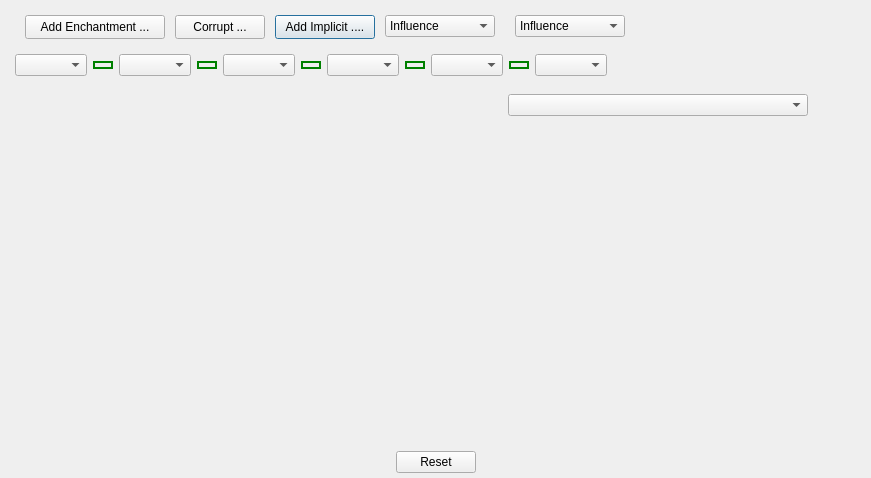
<?xml version="1.0" encoding="UTF-8"?>
<ui version="4.0">
 <class>CraftItems</class>
 <widget class="QDialog" name="CraftItems">
  <property name="geometry">
   <rect>
    <x>0</x>
    <y>0</y>
    <width>871</width>
    <height>478</height>
   </rect>
  </property>
  <property name="windowTitle">
   <string>Dialog</string>
  </property>
  <layout class="QVBoxLayout" name="verticalLayout" stretch="1,5,1">
   <property name="spacing">
    <number>2</number>
   </property>
   <property name="leftMargin">
    <number>5</number>
   </property>
   <property name="topMargin">
    <number>5</number>
   </property>
   <property name="rightMargin">
    <number>5</number>
   </property>
   <property name="bottomMargin">
    <number>5</number>
   </property>
   <item>
    <widget class="QFrame" name="frame_Controls">
     <property name="minimumSize">
      <size>
       <width>650</width>
       <height>0</height>
      </size>
     </property>
     <property name="frameShape">
      <enum>QFrame::NoFrame</enum>
     </property>
     <property name="frameShadow">
      <enum>QFrame::Raised</enum>
     </property>
     <widget class="QWidget" name="widget" native="true">
      <property name="geometry">
       <rect>
        <x>10</x>
        <y>40</y>
        <width>620</width>
        <height>40</height>
       </rect>
      </property>
      <property name="minimumSize">
       <size>
        <width>620</width>
        <height>0</height>
       </size>
      </property>
      <layout class="QHBoxLayout" name="horizontalLayout">
       <item>
        <widget class="QComboBox" name="combo_Socket1"/>
       </item>
       <item>
        <widget class="QCheckBox" name="check_Connector1">
         <property name="sizePolicy">
          <sizepolicy hsizetype="Fixed" vsizetype="Fixed">
           <horstretch>0</horstretch>
           <verstretch>0</verstretch>
          </sizepolicy>
         </property>
         <property name="maximumSize">
          <size>
           <width>20</width>
           <height>16</height>
          </size>
         </property>
         <property name="toolTip">
          <string>Click to (dis)connect these sockets</string>
         </property>
         <property name="styleSheet">
          <string notr="true">QCheckBox::indicator:unchecked {
border : 2px solid red;
width : 4px;
height : 16px;
padding : 5px;
}

QCheckBox::indicator:checked {
border : 2px solid green;
width : 16px;
height : 4px;
}
</string>
         </property>
         <property name="text">
          <string>-</string>
         </property>
         <property name="checked">
          <bool>true</bool>
         </property>
        </widget>
       </item>
       <item>
        <widget class="QComboBox" name="combo_Socket2"/>
       </item>
       <item>
        <widget class="QCheckBox" name="check_Connector2">
         <property name="minimumSize">
          <size>
           <width>0</width>
           <height>0</height>
          </size>
         </property>
         <property name="maximumSize">
          <size>
           <width>20</width>
           <height>16</height>
          </size>
         </property>
         <property name="toolTip">
          <string>Click to (dis)connect these sockets</string>
         </property>
         <property name="styleSheet">
          <string notr="true">QCheckBox::indicator:unchecked {
border : 2px solid red;
width : 4px;
height : 16px;
padding : 5px;
}

QCheckBox::indicator:checked {
border : 2px solid green;
width : 16px;
height : 4px;
}
</string>
         </property>
         <property name="text">
          <string>-</string>
         </property>
         <property name="checked">
          <bool>true</bool>
         </property>
        </widget>
       </item>
       <item>
        <widget class="QComboBox" name="combo_Socket3"/>
       </item>
       <item>
        <widget class="QCheckBox" name="check_Connector3">
         <property name="minimumSize">
          <size>
           <width>0</width>
           <height>0</height>
          </size>
         </property>
         <property name="maximumSize">
          <size>
           <width>20</width>
           <height>16</height>
          </size>
         </property>
         <property name="toolTip">
          <string>Click to (dis)connect these sockets</string>
         </property>
         <property name="styleSheet">
          <string notr="true">QCheckBox::indicator:unchecked {
border : 2px solid red;
width : 4px;
height : 16px;
padding : 5px;
}

QCheckBox::indicator:checked {
border : 2px solid green;
width : 16px;
height : 4px;
}
</string>
         </property>
         <property name="text">
          <string>-</string>
         </property>
         <property name="checked">
          <bool>true</bool>
         </property>
        </widget>
       </item>
       <item>
        <widget class="QComboBox" name="combo_Socket4"/>
       </item>
       <item>
        <widget class="QCheckBox" name="check_Connector4">
         <property name="minimumSize">
          <size>
           <width>0</width>
           <height>0</height>
          </size>
         </property>
         <property name="maximumSize">
          <size>
           <width>20</width>
           <height>16</height>
          </size>
         </property>
         <property name="toolTip">
          <string>Click to (dis)connect these sockets</string>
         </property>
         <property name="styleSheet">
          <string notr="true">QCheckBox::indicator:unchecked {
border : 2px solid red;
width : 4px;
height : 16px;
padding : 5px;
}

QCheckBox::indicator:checked {
border : 2px solid green;
width : 16px;
height : 4px;
}
</string>
         </property>
         <property name="text">
          <string>-</string>
         </property>
         <property name="checked">
          <bool>true</bool>
         </property>
        </widget>
       </item>
       <item>
        <widget class="QComboBox" name="combo_Socket5"/>
       </item>
       <item>
        <widget class="QCheckBox" name="check_Connector5">
         <property name="minimumSize">
          <size>
           <width>0</width>
           <height>0</height>
          </size>
         </property>
         <property name="maximumSize">
          <size>
           <width>20</width>
           <height>16</height>
          </size>
         </property>
         <property name="toolTip">
          <string>Click to (dis)connect these sockets</string>
         </property>
         <property name="styleSheet">
          <string notr="true">QCheckBox::indicator:unchecked {
border : 2px solid red;
width : 4px;
height : 16px;
padding : 5px;
}

QCheckBox::indicator:checked {
border : 2px solid green;
width : 16px;
height : 4px;
}
</string>
         </property>
         <property name="text">
          <string>-</string>
         </property>
         <property name="checked">
          <bool>true</bool>
         </property>
        </widget>
       </item>
       <item>
        <widget class="QComboBox" name="combo_Socket6"/>
       </item>
       <item>
        <spacer name="hspacer_sockets">
         <property name="orientation">
          <enum>Qt::Horizontal</enum>
         </property>
         <property name="sizeHint" stdset="0">
          <size>
           <width>40</width>
           <height>20</height>
          </size>
         </property>
        </spacer>
       </item>
      </layout>
     </widget>
     <widget class="QComboBox" name="combo_Influence2">
      <property name="geometry">
       <rect>
        <x>510</x>
        <y>10</y>
        <width>110</width>
        <height>22</height>
       </rect>
      </property>
      <item>
       <property name="text">
        <string>Influence</string>
       </property>
      </item>
      <item>
       <property name="text">
        <string>Shaper</string>
       </property>
      </item>
      <item>
       <property name="text">
        <string>Elder</string>
       </property>
      </item>
      <item>
       <property name="text">
        <string>Warlord</string>
       </property>
      </item>
      <item>
       <property name="text">
        <string>Hunter</string>
       </property>
      </item>
      <item>
       <property name="text">
        <string>Crusader</string>
       </property>
      </item>
      <item>
       <property name="text">
        <string>Redeemer</string>
       </property>
      </item>
      <item>
       <property name="text">
        <string>Searing Exarch</string>
       </property>
      </item>
      <item>
       <property name="text">
        <string>Eater of Worlds</string>
       </property>
      </item>
     </widget>
     <widget class="QPushButton" name="btn_Implicit">
      <property name="geometry">
       <rect>
        <x>270</x>
        <y>10</y>
        <width>100</width>
        <height>24</height>
       </rect>
      </property>
      <property name="text">
       <string>Add Implicit ....</string>
      </property>
     </widget>
     <widget class="QPushButton" name="btn_Corrupt">
      <property name="geometry">
       <rect>
        <x>170</x>
        <y>10</y>
        <width>90</width>
        <height>24</height>
       </rect>
      </property>
      <property name="text">
       <string>Corrupt ...</string>
      </property>
     </widget>
     <widget class="QPushButton" name="btn_Enchantment">
      <property name="geometry">
       <rect>
        <x>20</x>
        <y>10</y>
        <width>140</width>
        <height>24</height>
       </rect>
      </property>
      <property name="text">
       <string>Add Enchantment ...</string>
      </property>
     </widget>
     <widget class="QComboBox" name="combo_Influence1">
      <property name="geometry">
       <rect>
        <x>380</x>
        <y>10</y>
        <width>110</width>
        <height>22</height>
       </rect>
      </property>
      <item>
       <property name="text">
        <string>Influence</string>
       </property>
      </item>
      <item>
       <property name="text">
        <string>Shaper</string>
       </property>
      </item>
      <item>
       <property name="text">
        <string>Elder</string>
       </property>
      </item>
      <item>
       <property name="text">
        <string>Warlord</string>
       </property>
      </item>
      <item>
       <property name="text">
        <string>Hunter</string>
       </property>
      </item>
      <item>
       <property name="text">
        <string>Crusader</string>
       </property>
      </item>
      <item>
       <property name="text">
        <string>Redeemer</string>
       </property>
      </item>
      <item>
       <property name="text">
        <string>Searing Exarch</string>
       </property>
      </item>
      <item>
       <property name="text">
        <string>Eater of Worlds</string>
       </property>
      </item>
     </widget>
    </widget>
   </item>
   <item>
    <widget class="QFrame" name="frame_Item">
     <property name="frameShape">
      <enum>QFrame::NoFrame</enum>
     </property>
     <property name="frameShadow">
      <enum>QFrame::Raised</enum>
     </property>
     <layout class="QHBoxLayout" name="horizontalLayout_2" stretch="4,3">
      <property name="spacing">
       <number>3</number>
      </property>
      <property name="leftMargin">
       <number>3</number>
      </property>
      <property name="topMargin">
       <number>3</number>
      </property>
      <property name="rightMargin">
       <number>3</number>
      </property>
      <property name="bottomMargin">
       <number>3</number>
      </property>
      <item>
       <widget class="QLabel" name="label_Item">
        <property name="sizePolicy">
         <sizepolicy hsizetype="MinimumExpanding" vsizetype="Preferred">
          <horstretch>0</horstretch>
          <verstretch>0</verstretch>
         </sizepolicy>
        </property>
        <property name="minimumSize">
         <size>
          <width>426</width>
          <height>310</height>
         </size>
        </property>
        <property name="frameShape">
         <enum>QFrame::NoFrame</enum>
        </property>
        <property name="text">
         <string/>
        </property>
        <property name="alignment">
         <set>Qt::AlignLeading|Qt::AlignLeft|Qt::AlignTop</set>
        </property>
        <property name="wordWrap">
         <bool>true</bool>
        </property>
       </widget>
      </item>
      <item>
       <widget class="QWidget" name="widget_Right" native="true">
        <widget class="QComboBox" name="combo_Mod1">
         <property name="geometry">
          <rect>
           <x>10</x>
           <y>10</y>
           <width>300</width>
           <height>22</height>
          </rect>
         </property>
        </widget>
       </widget>
      </item>
     </layout>
    </widget>
   </item>
   <item>
    <widget class="QDialogButtonBox" name="btnBox">
     <property name="orientation">
      <enum>Qt::Horizontal</enum>
     </property>
     <property name="standardButtons">
      <set>QDialogButtonBox::Reset</set>
     </property>
     <property name="centerButtons">
      <bool>true</bool>
     </property>
    </widget>
   </item>
  </layout>
 </widget>
 <resources/>
 <connections>
  <connection>
   <sender>btnBox</sender>
   <signal>accepted()</signal>
   <receiver>CraftItems</receiver>
   <slot>accept()</slot>
   <hints>
    <hint type="sourcelabel">
     <x>248</x>
     <y>254</y>
    </hint>
    <hint type="destinationlabel">
     <x>157</x>
     <y>274</y>
    </hint>
   </hints>
  </connection>
  <connection>
   <sender>btnBox</sender>
   <signal>rejected()</signal>
   <receiver>CraftItems</receiver>
   <slot>reject()</slot>
   <hints>
    <hint type="sourcelabel">
     <x>316</x>
     <y>260</y>
    </hint>
    <hint type="destinationlabel">
     <x>286</x>
     <y>274</y>
    </hint>
   </hints>
  </connection>
 </connections>
</ui>
